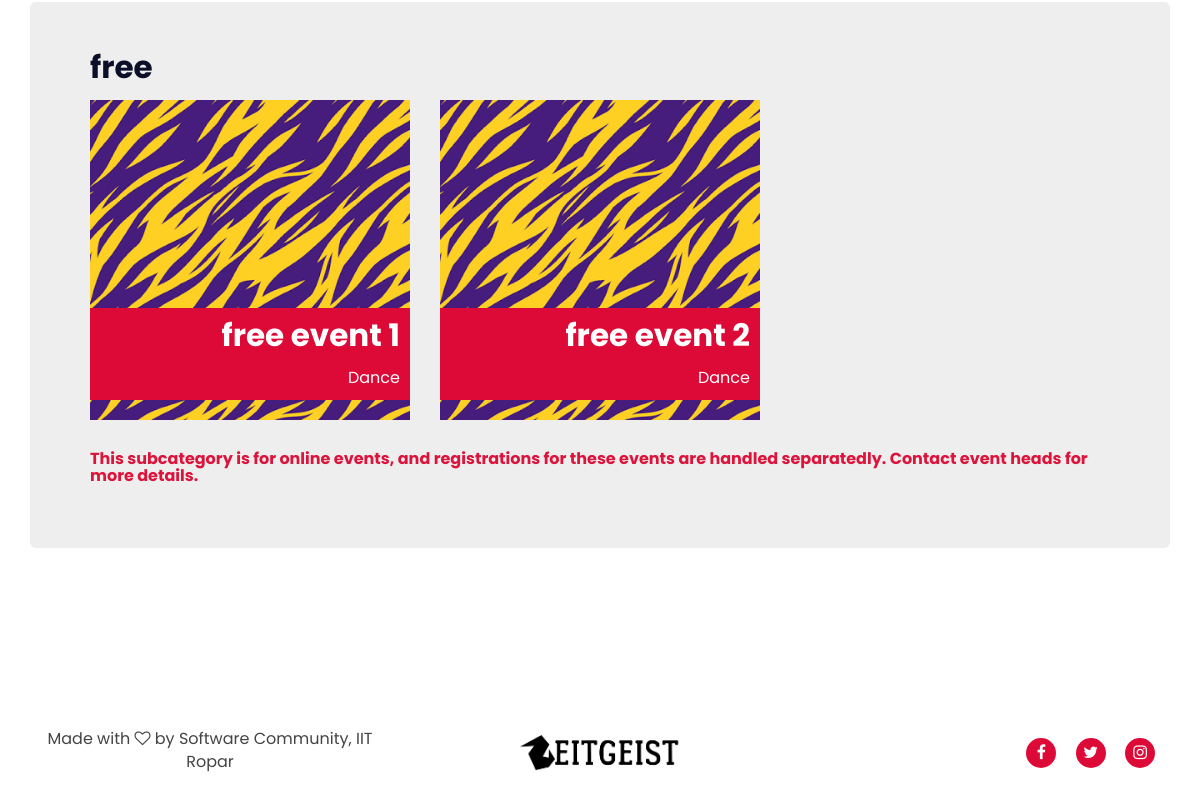
/events/ (lower part), run on an earlier commit of the app's database.
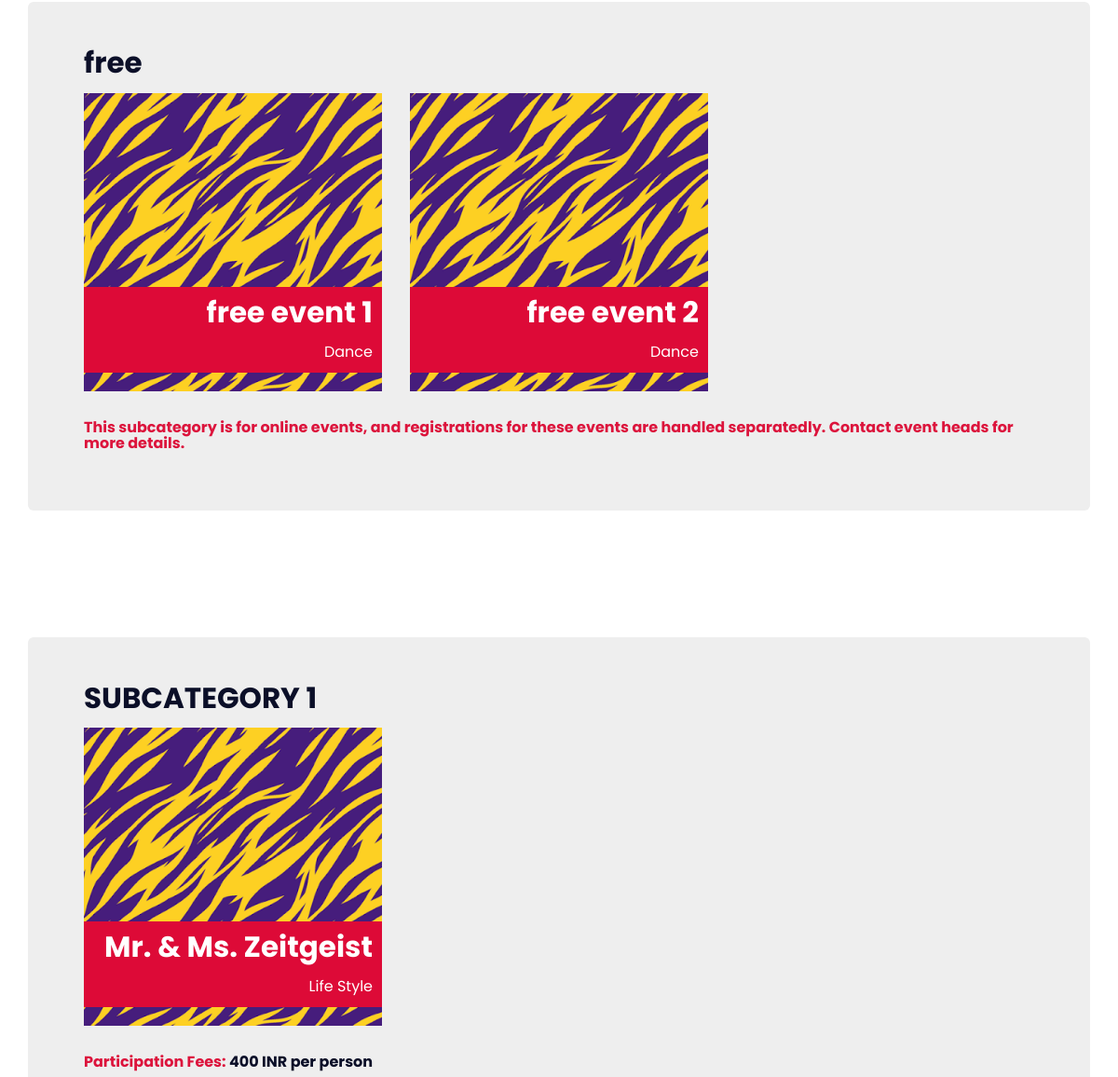
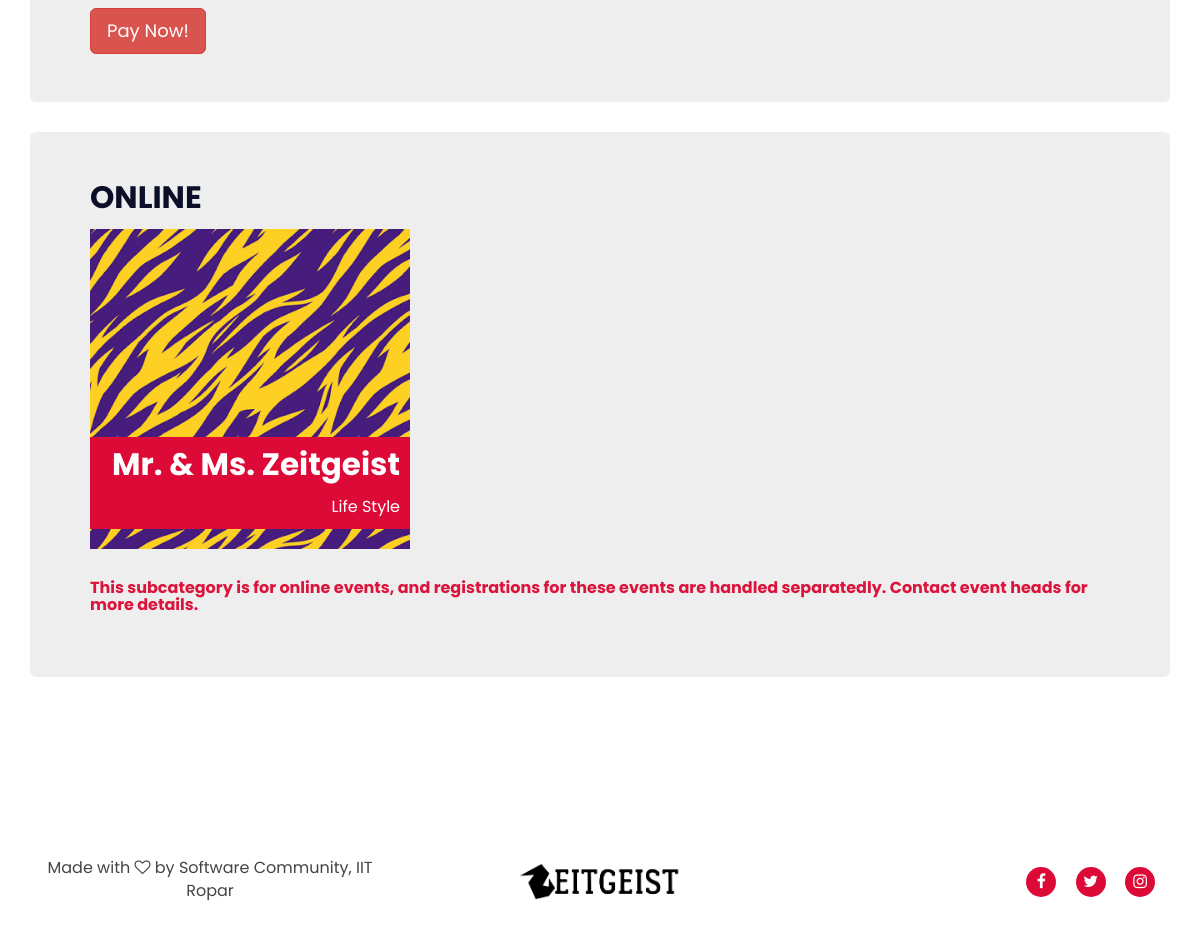
And on a later commit of the database (2 pictures, top to bottom).
### main_page/models.py (models this page shows, shortened)
class Subcategory(models.Model):
    name = models.CharField(max_length=40, null=False, blank=False)
    category = models.ForeignKey(Category, on_delete=models.CASCADE, blank=False, null=False)
    participation_fees_per_person = models.IntegerField(blank=False)
    class Meta:
        verbose_name_plural = 'Subcategories'

class Event(models.Model):
    name = models.CharField(max_length=40, null=False, blank=False)
    subcategory = models.ForeignKey(Subcategory, on_delete=models.CASCADE)
    link_to_rulebook = models.URLField(max_length=300)
    EVENT_TYPE_CHOICES = [
        ('Solo', 'Solo'),
        ('Duet', 'Duet'),
        ('Group', 'Group'),
    ]
    event_type = models.CharField(
        max_length=5,
        choices=EVENT_TYPE_CHOICES,
        null=False,
        blank=False,
    )
    first_cash_prize = models.IntegerField(blank=False)
    second_cash_prize = models.IntegerField(blank=False)
    third_cash_prize = models.IntegerField(blank=False)
    first_goodies = models.IntegerField(blank=False)
    second_goodies = models.IntegerField(blank=False)
    third_goodies = models.IntegerField(blank=False)
    minimum_team_size = models.IntegerField(blank=False)
    maximum_team_size = models.IntegerField(blank=False)
    start_date_time = models.DateTimeField(blank=False)
    end_date_time = models.DateTimeField(blank=False)
    description = models.TextField(blank=False)

class Category(models.Model):
    CATEGORY_CHOICES = [
        ('Dance', 'Dance'),
        ('Dramatics', 'Dramatics'),
        ('Fine Arts', 'Fine Arts'),
        ('Gaming', 'Gaming'),
        ('Life Style', 'Life Style'),
        ('Literary', 'Literary'),
        ('Music', 'Music'),
        ('Photography', 'Photography'),
        ('Quizzing', 'Quizzing'),
        ('Video Making', 'Video Making'),
    ]
    name = models.CharField(
        max_length=20,
        choices=CATEGORY_CHOICES,
        null=False,
        blank=False,
    )
    class Meta:
        verbose_name_plural = 'Categories'

### main_page/views.py (the view)
# urls.py: path('events/', views.main_page_events, name="main_page_events"),
def main_page_events(request):
    events_data = {}
    categories = Category.objects.all()
    for category in categories:
        events_data[category] = {}
        subcategories = category.subcategory_set.all()
        for subcategory in subcategories:
            events_data[category][subcategory] = subcategory.event_set.all()
    return render(request, 'main_page/events.html', {'events_data': events_data})

### main_page/templates/main_page/events.html (shortened to what this page needs)
{% extends "main_page/base.html" %}
{% load static %}
{% block content %}
<div id="Events" class="section">
    <div class="container">
        {% for category,subcategories in events_data.items %}
        <div class="section-title">
            <h3 class="title"><span style="color: #dd0a37;">{{ category.name }}</span></h3>
        </div>
        {% for subcategory,events in subcategories.items %}
        <div class="jumbotron">
            <h2 class="title">{{ subcategory.name }}</h2>
            <div class="row">
                {% for event in events %}
                <div class="col-md-4 col-xs-6">
                     <div class="member" data-toggle="modal" data-target="#{{ event.id }}">
                        <div class="member-img">
                            <img src="{% static 'main_page/img/events_background.png' %}" alt="">
                        </div>
                        <div class="member-body">
                            <div class="member-content">
                                <h2>{{ event.name }}</h2>
                                <span>{{ category.name }}</span>
                            </div>
                        </div>
                    </div>
                </div>
                {% endfor %}
            </div>
            {% if subcategory.participation_fees_per_person == 0 %}
            <h4 class='title'><span style="color: crimson">This subcategory is for online events, and registrations for these events are handled separatedly. Contact event heads for more details.</span></h4>
            {% else %}
            <h4 class='title'><span style="color: crimson">Participation Fees:</span> {{ subcategory.participation_fees_per_person }} INR per person</h4>
            <a href="{% url 'pay_for_subcategory' subcategory.id %}" class='btn btn-danger btn-lg'>Pay Now!</a>
            {% endif %}
        </div>
        {% endfor %}
        {% endfor %}
    </div>
</div>
{% endblock content %}

What changed in the data, as far as the page shows it:
added Category: name "Life Style"
added Subcategory: name "SUBCATEGORY 1", participation_fees_per_person "400"
added Event: name "Mr. & Ms. Zeitgeist", shown under "SUBCATEGORY 1"
added Subcategory: name "ONLINE"
added Event: name "Mr. & Ms. Zeitgeist", shown under "ONLINE"
